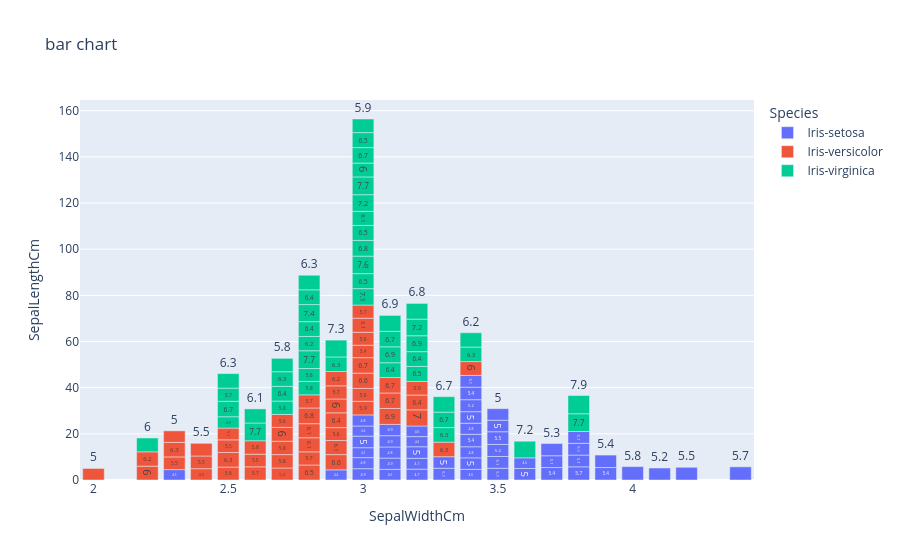

Source (notebook cell):
### Code cell
import pandas as pd
import plotly.express as px

df = pd.read_csv(r"C:\Users\ASUS\Downloads\Iris.csv")
fig = px.bar(
    df,
    title="bar chart",
    x="SepalWidthCm",
    y="SepalLengthCm",
    color="Species",
    text="SepalLengthCm"
)

fig.show()

### Figure 1 — Plotly figure (JSON) as saved in the notebook; plotly's stock layout.template omitted (floating-point values rounded to 4 significant figures)
{"data": [{"hovertemplate": "Species=Iris-setosa<br>SepalWidthCm=%{x}<br>SepalLengthCm=%{text}<extra></extra>", "legendgroup": "Iris-setosa", "marker": {"color": "#636efa", "pattern": {"shape": ""}}, "name": "Iris-setosa", "orientation": "v", "showlegend": true, "text": [5.1, 4.9, 4.7, 4.6, 5.0, 5.4, 4.6, 5.0, 4.4, 4.9, 5.4, 4.8, 4.8, 4.3, 5.8, 5.7, 5.4, 5.1, 5.7, 5.1, 5.4, 5.1, 4.6, 5.1, 4.8, 5.0, 5.0, 5.2, 5.2, 4.7, 4.8, 5.4, 5.2, 5.5, 4.9, 5.0, 5.5, 4.9, 4.4, 5.1, 5.0, 4.5, 4.4, 5.0, 5.1, 4.8, 5.1, 4.6, 5.3, 5.0], "textposition": "auto", "type": "bar", "x": [3.5, 3.0, 3.2, 3.1, 3.6, 3.9, 3.4, 3.4, 2.9, 3.1, 3.7, 3.4, 3.0, 3.0, 4.0, 4.4, 3.9, 3.5, 3.8, 3.8, 3.4, 3.7, 3.6, 3.3, 3.4, 3.0, 3.4, 3.5, 3.4, 3.2, 3.1, 3.4, 4.1, 4.2, 3.1, 3.2, 3.5, 3.1, 3.0, 3.4, 3.5, 2.3, 3.2, 3.5, 3.8, 3.0, 3.8, 3.2, 3.7, 3.3], "xaxis": "x", "y": [5.1, 4.9, 4.7, 4.6, 5.0, 5.4, 4.6, 5.0, 4.4, 4.9, 5.4, 4.8, 4.8, 4.3, 5.8, 5.7, 5.4, 5.1, 5.7, 5.1, 5.4, 5.1, 4.6, 5.1, 4.8, 5.0, 5.0, 5.2, 5.2, 4.7, 4.8, 5.4, 5.2, 5.5, 4.9, 5.0, 5.5, 4.9, 4.4, 5.1, 5.0, 4.5, 4.4, 5.0, 5.1, 4.8, 5.1, 4.6, 5.3, 5.0], "yaxis": "y"}, {"hovertemplate": "Species=Iris-versicolor<br>SepalWidthCm=%{x}<br>SepalLengthCm=%{text}<extra></extra>", "legendgroup": "Iris-versicolor", "marker": {"color": "#EF553B", "pattern": {"shape": ""}}, "name": "Iris-versicolor", "orientation": "v", "showlegend": true, "text": [7.0, 6.4, 6.9, 5.5, 6.5, 5.7, 6.3, 4.9, 6.6, 5.2, 5.0, 5.9, 6.0, 6.1, 5.6, 6.7, 5.6, 5.8, 6.2, 5.6, 5.9, 6.1, 6.3, 6.1, 6.4, 6.6, 6.8, 6.7, 6.0, 5.7, 5.5, 5.5, 5.8, 6.0, 5.4, 6.0, 6.7, 6.3, 5.6, 5.5, 5.5, 6.1, 5.8, 5.0, 5.6, 5.7, 5.7, 6.2, 5.1, 5.7], "textposition": "auto", "type": "bar", "x": [3.2, 3.2, 3.1, 2.3, 2.8, 2.8, 3.3, 2.4, 2.9, 2.7, 2.0, 3.0, 2.2, 2.9, 2.9, 3.1, 3.0, 2.7, 2.2, 2.5, 3.2, 2.8, 2.5, 2.8, 2.9, 3.0, 2.8, 3.0, 2.9, 2.6, 2.4, 2.4, 2.7, 2.7, 3.0, 3.4, 3.1, 2.3, 3.0, 2.5, 2.6, 3.0, 2.6, 2.3, 2.7, 3.0, 2.9, 2.9, 2.5, 2.8], "xaxis": "x", "y": [7.0, 6.4, 6.9, 5.5, 6.5, 5.7, 6.3, 4.9, 6.6, 5.2, 5.0, 5.9, 6.0, 6.1, 5.6, 6.7, 5.6, 5.8, 6.2, 5.6, 5.9, 6.1, 6.3, 6.1, 6.4, 6.6, 6.8, 6.7, 6.0, 5.7, 5.5, 5.5, 5.8, 6.0, 5.4, 6.0, 6.7, 6.3, 5.6, 5.5, 5.5, 6.1, 5.8, 5.0, 5.6, 5.7, 5.7, 6.2, 5.1, 5.7], "yaxis": "y"}, {"hovertemplate": "Species=Iris-virginica<br>SepalWidthCm=%{x}<br>SepalLengthCm=%{text}<extra></extra>", "legendgroup": "Iris-virginica", "marker": {"color": "#00cc96", "pattern": {"shape": ""}}, "name": "Iris-virginica", "orientation": "v", "showlegend": true, "text": [6.3, 5.8, 7.1, 6.3, 6.5, 7.6, 4.9, 7.3, 6.7, 7.2, 6.5, 6.4, 6.8, 5.7, 5.8, 6.4, 6.5, 7.7, 7.7, 6.0, 6.9, 5.6, 7.7, 6.3, 6.7, 7.2, 6.2, 6.1, 6.4, 7.2, 7.4, 7.9, 6.4, 6.3, 6.1, 7.7, 6.3, 6.4, 6.0, 6.9, 6.7, 6.9, 5.8, 6.8, 6.7, 6.7, 6.3, 6.5, 6.2, 5.9], "textposition": "auto", "type": "bar", "x": [3.3, 2.7, 3.0, 2.9, 3.0, 3.0, 2.5, 2.9, 2.5, 3.6, 3.2, 2.7, 3.0, 2.5, 2.8, 3.2, 3.0, 3.8, 2.6, 2.2, 3.2, 2.8, 2.8, 2.7, 3.3, 3.2, 2.8, 3.0, 2.8, 3.0, 2.8, 3.8, 2.8, 2.8, 2.6, 3.0, 3.4, 3.1, 3.0, 3.1, 3.1, 3.1, 2.7, 3.2, 3.3, 3.0, 2.5, 3.0, 3.4, 3.0], "xaxis": "x", "y": [6.3, 5.8, 7.1, 6.3, 6.5, 7.6, 4.9, 7.3, 6.7, 7.2, 6.5, 6.4, 6.8, 5.7, 5.8, 6.4, 6.5, 7.7, 7.7, 6.0, 6.9, 5.6, 7.7, 6.3, 6.7, 7.2, 6.2, 6.1, 6.4, 7.2, 7.4, 7.9, 6.4, 6.3, 6.1, 7.7, 6.3, 6.4, 6.0, 6.9, 6.7, 6.9, 5.8, 6.8, 6.7, 6.7, 6.3, 6.5, 6.2, 5.9], "yaxis": "y"}], "layout": {"barmode": "relative", "legend": {"title": {"text": "Species"}, "tracegroupgap": 0}, "title": {"text": "bar chart"}, "xaxis": {"anchor": "y", "domain": [0, 1], "title": {"text": "SepalWidthCm"}}, "yaxis": {"anchor": "x", "domain": [0, 1], "title": {"text": "SepalLengthCm"}}}}
